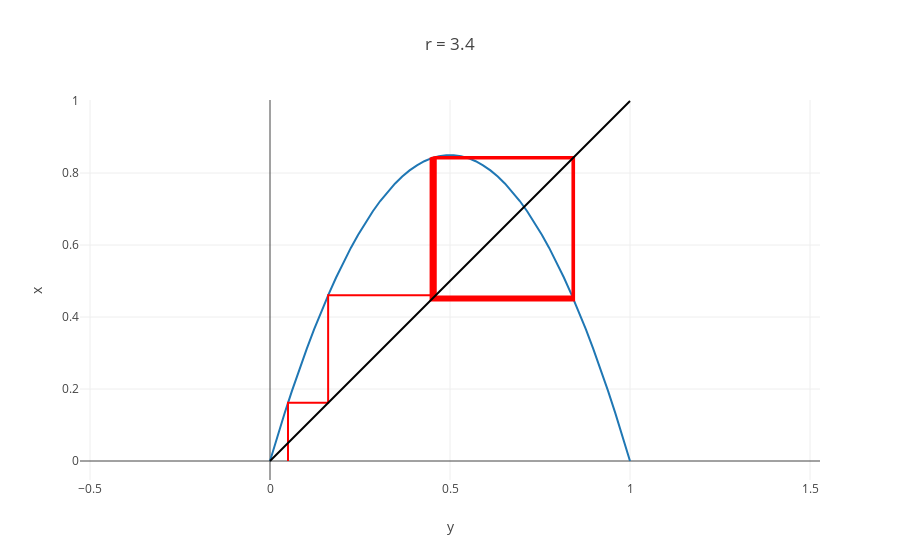

Source (notebook cell):
### Code cell
r = 3.4
f = lambda x: r * x * (1 - x)

x0 = 0.05
x = np.linspace(0, 1)

a, b = cobweb(x0, f)

figure = go.Figure(data=[
    go.Scatter(x=x, y=f(x)),
    go.Scatter(x=a, y=b, line=dict(color='red'))
], layout=go.Layout(
    title=f'r = {r} ',
    showlegend=False,
    shapes=[
        dict(x0=0, x1=1, y0=0, y1=1, type='line')
    ],
    xaxis=dict(title='y'),
    yaxis=dict(title='x', scaleanchor='x')
))

py.iplot(figure)

### Figure 1 — Plotly figure (JSON) as saved in the notebook; plotly's stock layout.template omitted (floating-point values rounded to 4 significant figures; data arrays with more than 128 entries replaced by an {"elided": "..."} marker saying what was removed)
{"data": [{"type": "scatter", "uid": "5c955c08-a971-4812-bea3-0f53a29a03ae", "x": [0, 0.02041, 0.04082, 0.06122, 0.08163, 0.102, 0.1224, 0.1429, 0.1633, 0.1837, 0.2041, 0.2245, 0.2449, 0.2653, 0.2857, 0.3061, 0.3265, 0.3469, 0.3673, 0.3878, 0.4082, 0.4286, 0.449, 0.4694, 0.4898, 0.5102, 0.5306, 0.551, 0.5714, 0.5918, 0.6122, 0.6327, 0.6531, 0.6735, 0.6939, 0.7143, 0.7347, 0.7551, 0.7755, 0.7959, 0.8163, 0.8367, 0.8571, 0.8776, 0.898, 0.9184, 0.9388, 0.9592, 0.9796, 1], "y": [0, 0.06797, 0.1331, 0.1954, 0.2549, 0.3115, 0.3653, 0.4163, 0.4645, 0.5098, 0.5523, 0.5919, 0.6287, 0.6627, 0.6939, 0.7222, 0.7477, 0.7703, 0.7902, 0.8072, 0.8213, 0.8327, 0.8411, 0.8468, 0.8496, 0.8496, 0.8468, 0.8411, 0.8327, 0.8213, 0.8072, 0.7902, 0.7703, 0.7477, 0.7222, 0.6939, 0.6627, 0.6287, 0.5919, 0.5523, 0.5098, 0.4645, 0.4163, 0.3653, 0.3115, 0.2549, 0.1954, 0.1331, 0.06797, 0]}, {"line": {"color": "red"}, "type": "scatter", "uid": "0e5030e6-452e-42d8-8b6b-05bb1f180c68", "x": {"elided": "202 float values"}, "y": {"elided": "202 float values"}}], "layout": {"shapes": [{"type": "line", "x0": 0, "x1": 1, "y0": 0, "y1": 1}], "showlegend": false, "title": "r = 3.4 ", "xaxis": {"title": "y"}, "yaxis": {"scaleanchor": "x", "title": "x"}}}
